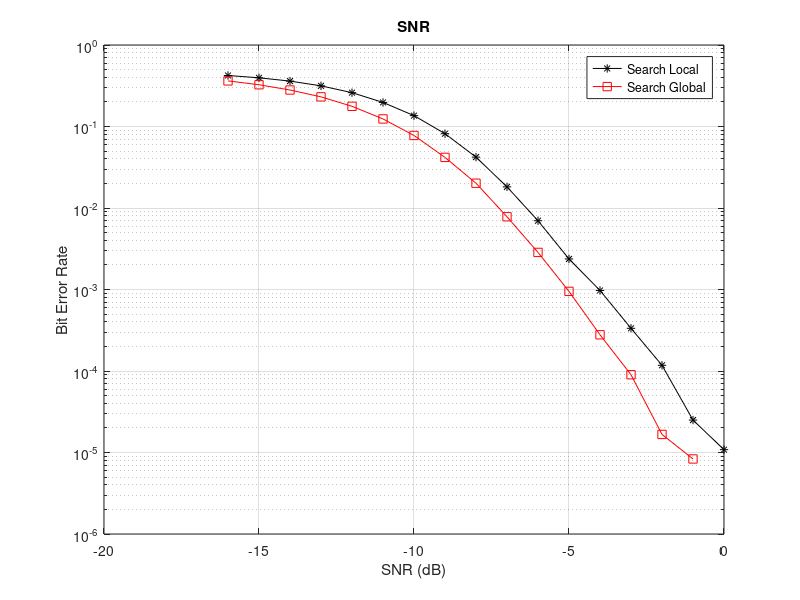

MATLAB code for this plot:
clc
clear all
close all


%% ================================= CRC Search Type
lora_crc_type2_ber = load("lora_crc_type2_ber.mat").BER;
lora_crc_type2_ber_search2 = load("lora_crc_type2_ber_search2.mat").BER;
snr = load("snr_crc.mat").snr;



figure(1)
semilogy(snr, lora_crc_type2_ber,'-*','color','k');
hold on
semilogy(snr,lora_crc_type2_ber_search2,'-s','color','r');
legend('Search Local', 'Search Global')
grid
xlabel('SNR (dB)')
ylabel('Bit Error Rate')
hold off
title('SNR');
